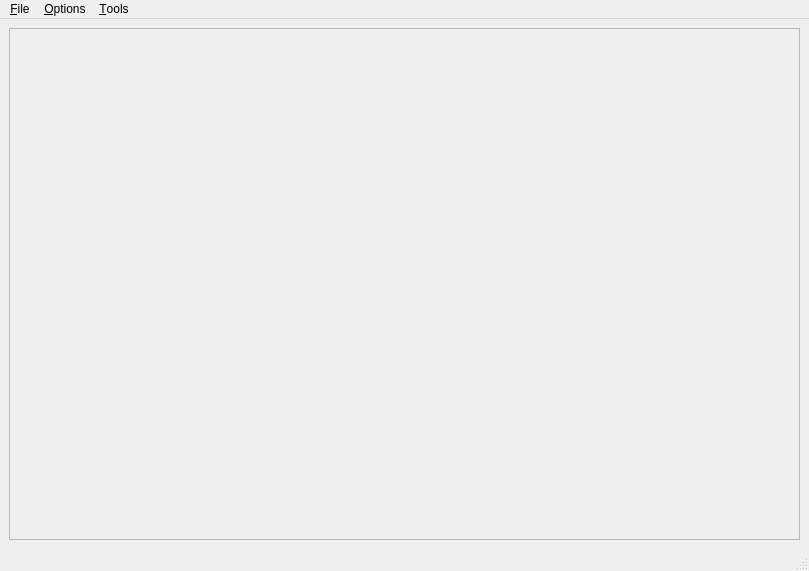
<?xml version="1.0" encoding="UTF-8"?>
<ui version="4.0">
 <class>vastMainWindow</class>
 <widget class="QMainWindow" name="vastMainWindow">
  <property name="geometry">
   <rect>
    <x>0</x>
    <y>0</y>
    <width>809</width>
    <height>571</height>
   </rect>
  </property>
  <property name="windowTitle">
   <string>vast</string>
  </property>
  <widget class="QWidget" name="centralwidget">
   <layout class="QGridLayout" name="gridLayout_2">
    <item row="1" column="1">
     <widget class="QScrollArea" name="scrollArea">
      <property name="widgetResizable">
       <bool>true</bool>
      </property>
      <widget class="QWidget" name="scrollAreaWidgetContents">
       <property name="geometry">
        <rect>
         <x>0</x>
         <y>0</y>
         <width>771</width>
         <height>484</height>
        </rect>
       </property>
       <layout class="QVBoxLayout" name="verticalLayout">
        <property name="spacing">
         <number>0</number>
        </property>
        <property name="margin">
         <number>0</number>
        </property>
        <item>
         <layout class="QGridLayout" name="topScrollAreaGridLayout">
          <property name="horizontalSpacing">
           <number>0</number>
          </property>
         </layout>
        </item>
        <item>
         <layout class="QGridLayout" name="centralGridLayout">
          <property name="spacing">
           <number>0</number>
          </property>
         </layout>
        </item>
        <item>
         <layout class="QGridLayout" name="bottomScrollAreaGridLayout">
          <property name="horizontalSpacing">
           <number>0</number>
          </property>
         </layout>
        </item>
       </layout>
      </widget>
     </widget>
    </item>
    <item row="2" column="1">
     <layout class="QGridLayout" name="bottomGridLayout">
      <property name="sizeConstraint">
       <enum>QLayout::SetDefaultConstraint</enum>
      </property>
      <property name="spacing">
       <number>0</number>
      </property>
     </layout>
    </item>
    <item row="0" column="1">
     <layout class="QGridLayout" name="topGridLayout"/>
    </item>
    <item row="1" column="0">
     <layout class="QGridLayout" name="leftGridLayout"/>
    </item>
    <item row="1" column="2">
     <layout class="QGridLayout" name="rightGridLayout"/>
    </item>
   </layout>
  </widget>
  <widget class="QMenuBar" name="menubar">
   <property name="geometry">
    <rect>
     <x>0</x>
     <y>0</y>
     <width>809</width>
     <height>27</height>
    </rect>
   </property>
   <widget class="QMenu" name="menu_File">
    <property name="title">
     <string>&amp;File</string>
    </property>
    <addaction name="actionOpen_image"/>
    <addaction name="separator"/>
    <addaction name="action_Save_Image"/>
    <addaction name="actionSave_Image"/>
    <addaction name="separator"/>
    <addaction name="action_Exit"/>
   </widget>
   <widget class="QMenu" name="menu_Preferences">
    <property name="title">
     <string>&amp;Options</string>
    </property>
    <addaction name="action_Preferences"/>
    <addaction name="separator"/>
    <addaction name="actionShow_Labels"/>
    <addaction name="actionIgnore_Orientation"/>
    <addaction name="actionPropagate_Zooming"/>
   </widget>
   <widget class="QMenu" name="menu_Tools">
    <property name="title">
     <string>&amp;Tools</string>
    </property>
    <addaction name="actionFind_Global_Min"/>
    <addaction name="actionFind_Global_Max"/>
   </widget>
   <addaction name="menu_File"/>
   <addaction name="menu_Preferences"/>
   <addaction name="menu_Tools"/>
  </widget>
  <widget class="QStatusBar" name="statusbar"/>
  <action name="actionOpen_image">
   <property name="icon">
    <iconset resource="../resources/viewer.qrc">
     <normaloff>:/common/openimage.png</normaloff>:/common/openimage.png</iconset>
   </property>
   <property name="text">
    <string>&amp;Open Image(s)...</string>
   </property>
   <property name="shortcut">
    <string>O, I</string>
   </property>
  </action>
  <action name="action_Save_Image">
   <property name="icon">
    <iconset resource="../resources/viewer.qrc">
     <normaloff>:/common/saveimage.gif</normaloff>:/common/saveimage.gif</iconset>
   </property>
   <property name="text">
    <string>&amp;Save Image</string>
   </property>
   <property name="shortcut">
    <string>S, I</string>
   </property>
  </action>
  <action name="actionSave_Image">
   <property name="icon">
    <iconset resource="../resources/viewer.qrc">
     <normaloff>:/common/saveimageas.gif</normaloff>:/common/saveimageas.gif</iconset>
   </property>
   <property name="text">
    <string>Save Image...</string>
   </property>
   <property name="shortcut">
    <string>S, I, A</string>
   </property>
  </action>
  <action name="action_Exit">
   <property name="text">
    <string>&amp;Exit</string>
   </property>
   <property name="shortcut">
    <string>Ctrl+C</string>
   </property>
  </action>
  <action name="action_Preferences">
   <property name="icon">
    <iconset resource="../resources/viewer.qrc">
     <normaloff>:/common/preferences_settings.png</normaloff>:/common/preferences_settings.png</iconset>
   </property>
   <property name="text">
    <string>&amp;Preferences</string>
   </property>
   <property name="shortcut">
    <string>S, P</string>
   </property>
  </action>
  <action name="actionFind_Global_Min">
   <property name="icon">
    <iconset resource="../resources/viewer.qrc">
     <normaloff>:/common/min.gif</normaloff>:/common/min.gif</iconset>
   </property>
   <property name="text">
    <string>Find local min</string>
   </property>
   <property name="toolTip">
    <string>Find local min</string>
   </property>
   <property name="shortcut">
    <string>F, M, I</string>
   </property>
  </action>
  <action name="actionFind_Global_Max">
   <property name="icon">
    <iconset resource="../resources/viewer.qrc">
     <normaloff>:/common/max.gif</normaloff>:/common/max.gif</iconset>
   </property>
   <property name="text">
    <string>Find local max</string>
   </property>
   <property name="toolTip">
    <string>Find local max</string>
   </property>
   <property name="shortcut">
    <string>F, M, A</string>
   </property>
  </action>
  <action name="actionShow_Labels">
   <property name="checkable">
    <bool>true</bool>
   </property>
   <property name="icon">
    <iconset resource="../resources/viewer.qrc">
     <normaloff>:/common/orient.gif</normaloff>:/common/orient.gif</iconset>
   </property>
   <property name="text">
    <string>Show Labels</string>
   </property>
   <property name="shortcut">
    <string>S, L</string>
   </property>
  </action>
  <action name="actionShow_scaling_option">
   <property name="checkable">
    <bool>true</bool>
   </property>
   <property name="icon">
    <iconset resource="../resources/viewer.qrc">
     <normaloff>:/common/autoscale.gif</normaloff>:/common/autoscale.gif</iconset>
   </property>
   <property name="text">
    <string>Show scaling option</string>
   </property>
   <property name="shortcut">
    <string>S, S, O</string>
   </property>
  </action>
  <action name="actionIgnore_Orientation">
   <property name="checkable">
    <bool>true</bool>
   </property>
   <property name="text">
    <string>Ignore Orientation</string>
   </property>
  </action>
  <action name="actionPropagate_Zooming">
   <property name="checkable">
    <bool>true</bool>
   </property>
   <property name="text">
    <string>Propagate Zooming</string>
   </property>
  </action>
 </widget>
 <resources>
  <include location="../resources/viewer.qrc"/>
 </resources>
 <connections/>
</ui>
